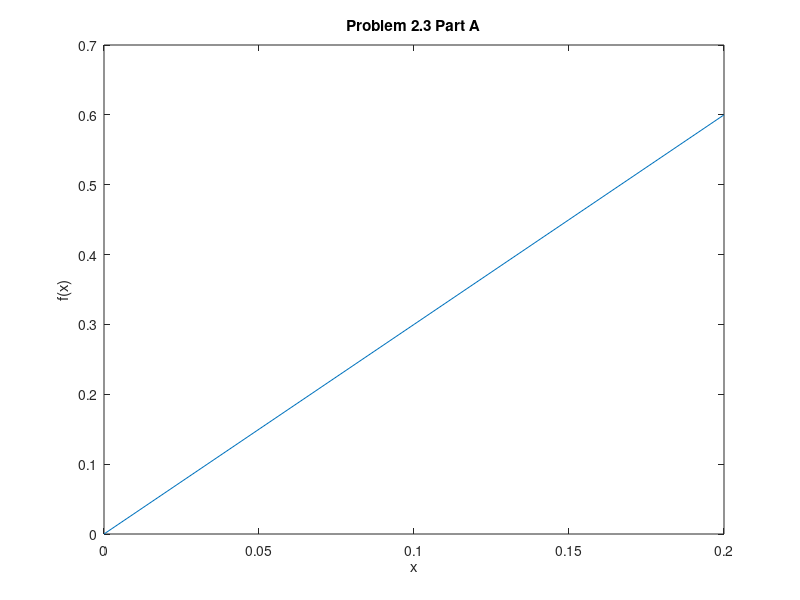

This figure's MATLAB source: (Note: this script raises an error after producing the figure.)
%ROB310 Problem Set 2
%Problem 2.3 Part A
close all; clear; clc;
%Define Data points
x = [0, 0; 0.05, 0.15; 0.1, 0.3; 0.15, 0.45; 0.2, 0.6];
%Plot graph
plot(x(:,1),x(:,2))
%Label graph
title('Problem 2.3 Part A')
xlabel('x')
ylabel('f(x)')
%Integration with the Trapezoidal Rule Approximation
disp('Integral of part A')
int = Trap_Approx(x)
%Function Defintion for the Trapezoidal Rule Approximation
function y = Trap_Approx(x)
%Initialize Variables
y = 0;
for i = 1:(length(x(:,1))-1)
 y = y + (x(i+1,1)-x(i,1))*((x(i,2)+x(i+1,2))/2);
end
end


%ROB310 Problem Set 2
%Problem 2.3 Part C
close all; clear; clc;
%Define Data points
x = [0, 1; 0.13, 0.5198; 0.37, -0.6207; 0.49, 0.1728; 0.81, 1.259;
 1.06, -0.121; 1.19, 0.6467; 1.61, 0.6537; 1.94, 1.113; 2.06,
 1.835];
%Plot graph
plot(x(:,1),x(:,2))
%Label graph
title('Problem 2.3 Part C')
xlabel('x')
ylabel('f(x)')
%Integration with the Trapezoidal Rule Approximation
disp('Integral of part C')
int = Trap_Approx(x)
%Function Defintion for the Trapezoidal Rule Approximation
function y = Trap_Approx(x)
%Initialize Variables
y = 0;
for i = 1:(length(x(:,1))-1)
 y = y + (x(i+1,1)-x(i,1))*((x(i,2)+x(i+1,2))/2);
end
end
